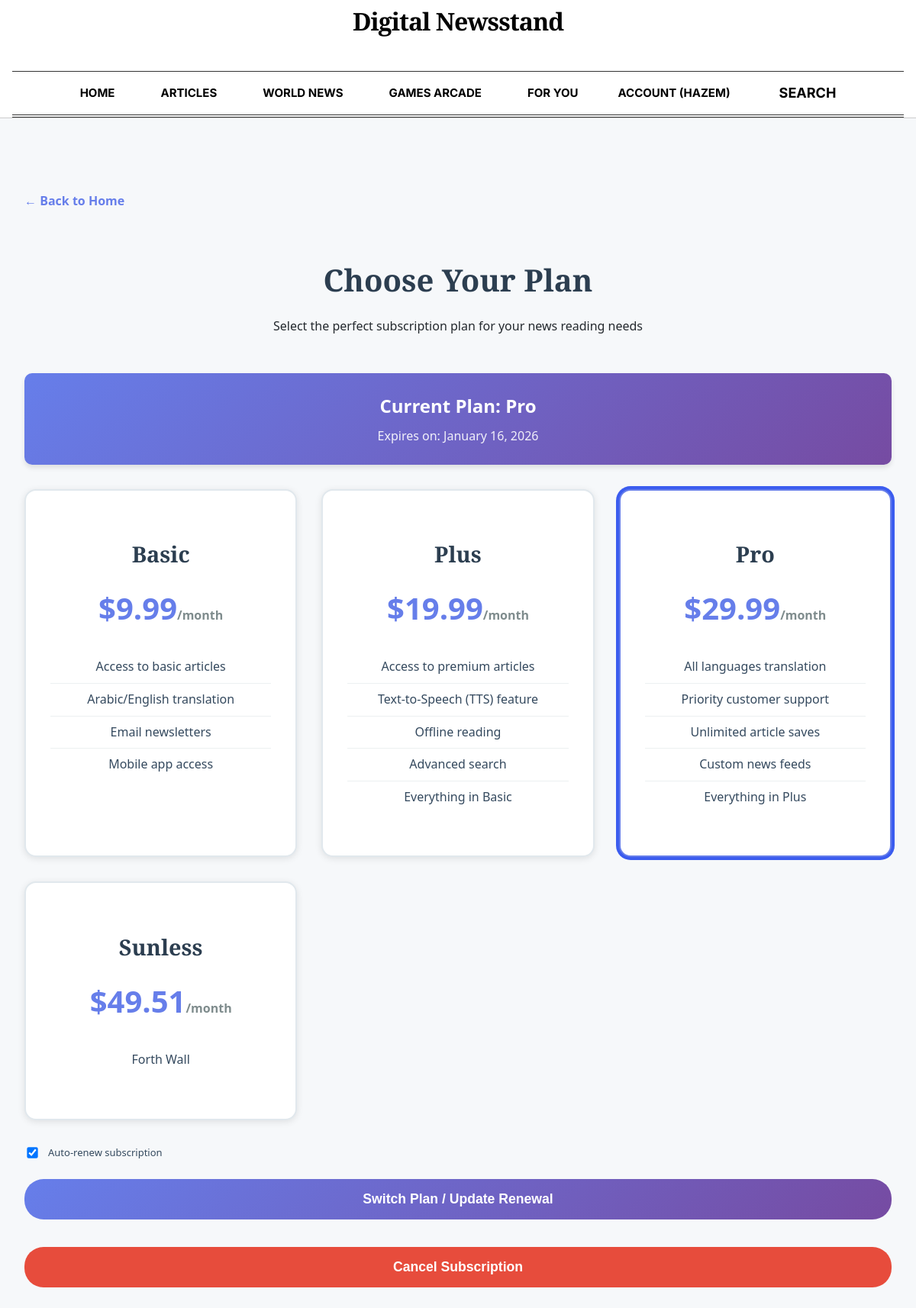
Before: /index.php?page=plans (signed in) with the older database file.
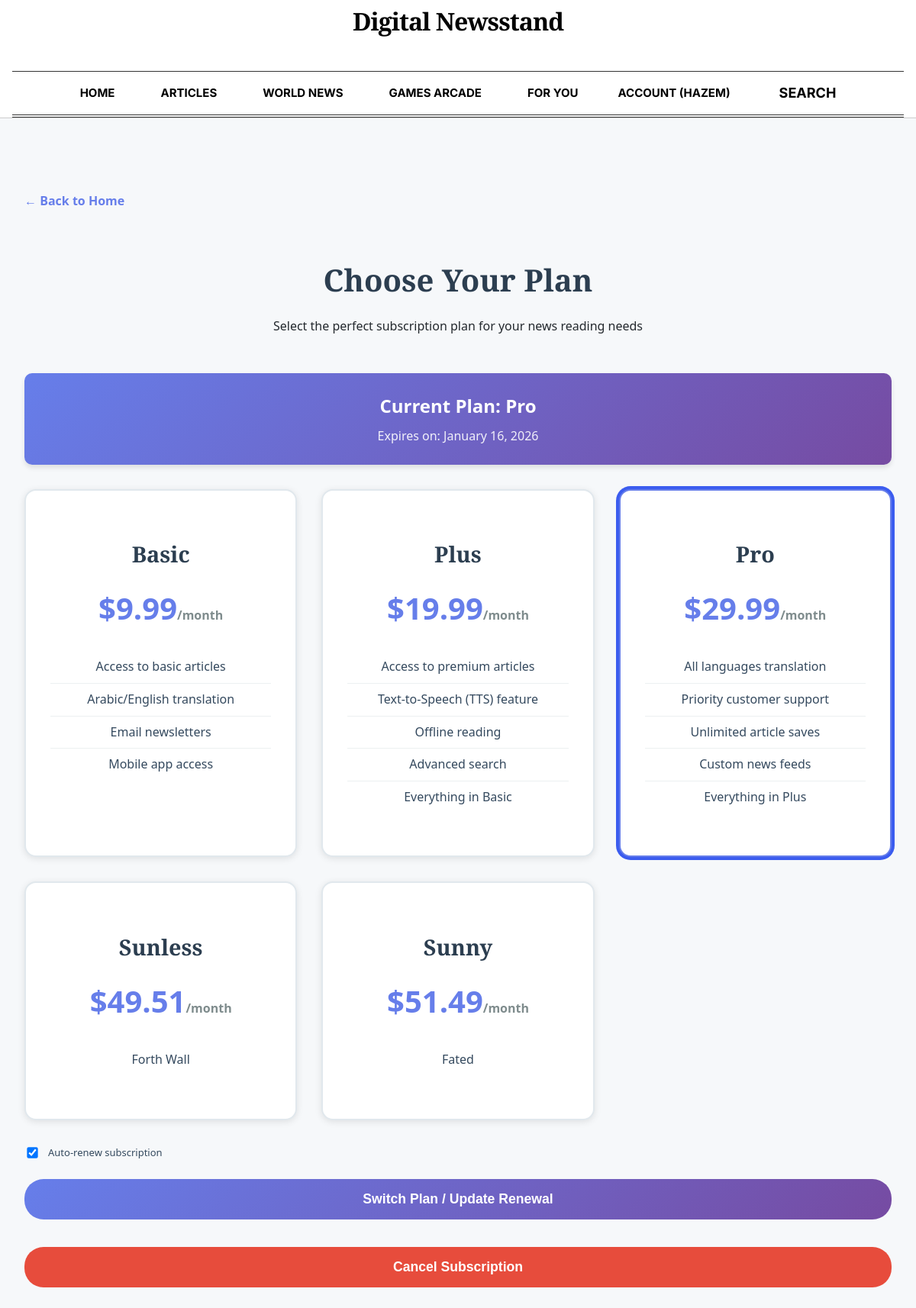
After: the same page with the newer database file.
### tables this page shows
CREATE TABLE `subscriptions` (
  `id` int NOT NULL AUTO_INCREMENT,
  `user_id` int NOT NULL,
  `plan` varchar(50) DEFAULT NULL,
  `auto_renew` tinyint(1) DEFAULT '1',
  `expires_at` datetime DEFAULT NULL,
  `plan_id` int DEFAULT NULL,
  PRIMARY KEY (`id`),
  KEY `user_id` (`user_id`),
  CONSTRAINT `subscriptions_ibfk_1` FOREIGN KEY (`user_id`) REFERENCES `users` (`id`) ON DELETE CASCADE
);

CREATE TABLE `plans` (
  `id` int NOT NULL AUTO_INCREMENT,
  `name` varchar(50) NOT NULL,
  `price` decimal(10,2) NOT NULL,
  `duration_days` int NOT NULL,
  `features` text,
  `created_at` timestamp NULL DEFAULT CURRENT_TIMESTAMP,
  `level` int DEFAULT '1',
  PRIMARY KEY (`id`)
);

### src/index.php (called while the page is built, shortened)
<?php
require __DIR__ . '/config/DataBase_Connection.php';
$selectedLang = $_SESSION['lang'] ?? 'en';
$page = $_GET['page'] ?? "";
Router::route($page, $selectedLang);

### src/Models/User.php (called while the page is built, shortened)
<?php
require_once __DIR__ . "/../config/DataBase_Connection.php";
class User {
    private $conn;
    public function __construct() {
        $db = new Database();
        $this->conn = $db->connect();
    }
    public function getSubscription($userId) {
        try {
            $stmt = $this->conn->prepare("SELECT * FROM subscriptions WHERE user_id = ? AND (expires_at IS NULL OR expires_at > NOW()) ORDER BY id DESC LIMIT 1");
            $stmt->execute([$userId]);
            return $stmt->fetch(PDO::FETCH_ASSOC);
        } catch (PDOException $e) {
            return null;
        }
    }
}

### src/Config/DataBase_Connection.php (called while the page is built, shortened)
<?php
if (!class_exists('Database')) {
class Database {
    private $host = "db";
    private $db_name = "News";
    private $username = "Rain";
    private $password = "Sunny";
    public function __construct() {
        $this->host = getenv('DB_HOST') ?: 'db';
        $this->db_name = getenv('DB_NAME') ?: 'News';
        $this->username = getenv('DB_USER') ?: 'Rain';
        $this->password = getenv('DB_PASS') ?: 'Sunny';
    }
    public function connect() {
        $this->conn = null;
        try {
            $this->conn = new PDO(
                "mysql:host={$this->host};dbname={$this->db_name};charset=utf8",
                $this->username,
                $this->password
            );
            $this->conn->setAttribute(PDO::ATTR_ERRMODE, PDO::ERRMODE_EXCEPTION);
        } catch(PDOException $e) {
            die("Database Connection Error: " . $e->getMessage());
        }
        return $this->conn;
    }
}
}

### src/Models/Subscription.php (called while the page is built, shortened)
<?php
require_once __DIR__ . "/../config/DataBase_Connection.php";
class Subscription {
    private $conn;
    public function __construct() {
        $db = new Database();
        $this->conn = $db->connect();
    }
    public function getAllPlans() {
        $stmt = $this->conn->query("SELECT * FROM plans ORDER BY price ASC");
        return $stmt->fetchAll(PDO::FETCH_ASSOC);
    }
}

### src/Views/Subscription/Plans.php (the view, shortened to what the changed rows need)
<?php include(__DIR__ . '../../Layout/Header.php'); ?>
<?php
require_once __DIR__ . '/../../Models/User.php';
require_once __DIR__ . '/../../Models/Subscription.php';
$userModel = new User();
$subModel = new Subscription();
$subscription = $userModel->getSubscription($_SESSION['user_id']);
$allPlans = $subModel->getAllPlans();
$isActive = $subscription && strtotime($subscription['expires_at']) > time();
?>
<!DOCTYPE html>
<html lang="en">
<head>
    <link rel="stylesheet" href="../../Assets/CSS/Styles.css">
</head>
<body>
    <main>
        <div class="plans-container">
            <a href="index.php?page=Home" class="back-link">← Back to Home</a>
            <div class="plans-header">
                <h1>Choose Your Plan</h1>
                <p>Select the perfect subscription plan for your news reading needs</p>
            </div>
            <?php if ($isActive): ?>
                <div class="current-subscription-banner">
                    <h2>Current Plan: <?php echo htmlspecialchars($subscription['plan']); ?></h2>
                    <p>Expires on: <?= date('F j, Y', strtotime($subscription['expires_at'])) ?></p>
                </div>
            <?php endif; ?>
            <form class="subscription-form" id="subscriptionForm" method="POST" action="index.php?page=subscribe">
                <div class="subscription-plans">
                    <?php foreach ($allPlans as $plan): ?>
                        <div class="subscription-plan" onclick="document.getElementById('plan_<?= $plan['id'] ?>').click()">
                            <h3><?= htmlspecialchars($plan['name']) ?></h3>
                            <div class="price">$<?= number_format($plan['price'], 2) ?><span>/<?= (int)$plan['duration_days'] === 30 ? 'month' : 'year' ?></span></div>
                            <ul class="features">
                                <?php
                                    $feats = explode("\n", $plan['features']);
                                    foreach ($feats as $f) {
                                        if (trim($f)) echo "<li>" . htmlspecialchars(trim($f)) . "</li>";
                                    }
                                ?>
                            </ul>
                        </div>
                    <?php endforeach; ?>
                </div>
                <div class="auto-renew-section">
                    <label for="autoRenew">
                        <input type="checkbox" id="autoRenew" name="autoRenew" <?= ($isActive && ($subscription['auto_renew'] ?? 0)) ? 'checked' : 'checked' ?>>
                        Auto-renew subscription
                    </label>
                </div>
                <button type="submit" class="subscribe-btn" id="subscribeBtn">
                    <?php echo $isActive ? 'Switch Plan / Update Renewal' : 'Subscribe Now'; ?>
                </button>
            </form>
            <?php if ($isActive): ?>
                <form action="index.php?page=cancel_subscription" method="POST" style="margin-top: 20px;" onsubmit="return confirm('Are you sure you want to cancel? You will lose access immediately.');">
                    <button type="submit" class="subscribe-btn cancel-btn">Cancel Subscription</button>
                </form>
            <?php endif; ?>
        </div>
    </main>
</body>
</html>

Changed rows visible on the page:
added plans: name "Sunny", price "51.49", duration_days "month", features "Fated"
